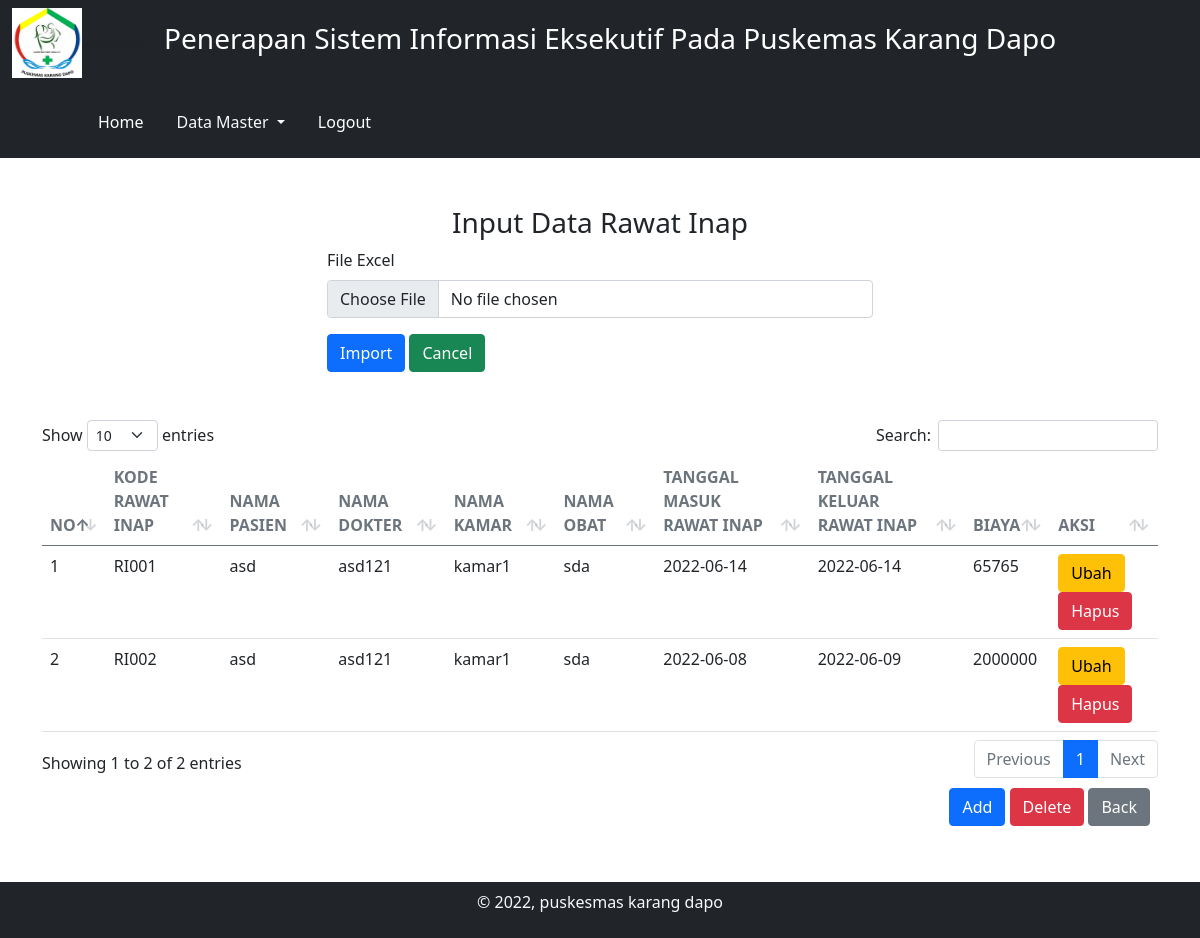
Page /admin/hal.php?p=rawat_inap_data (signed in) on the committed database.
### tables this page shows
CREATE TABLE IF NOT EXISTS `rawat_inap` (
  `kode_rawat_inap` varchar(5) NOT NULL,
  `kode_pasien` varchar(5) NOT NULL,
  `kode_dokter` varchar(5) NOT NULL,
  `kode_kamar` varchar(5) NOT NULL,
  `kode_obat` varchar(5) NOT NULL,
  `tgl_masuk_rawat` date NOT NULL,
  `tgl_keluar_rawat` date NOT NULL,
  `biaya_rawat` int(11) NOT NULL
);

CREATE TABLE IF NOT EXISTS `pasien` (
  `kode_pasien` varchar(5) NOT NULL,
  `nama_pasien` varchar(25) NOT NULL,
  `umur` varchar(3) NOT NULL,
  `alamat_pasien` text NOT NULL,
  `pekerjaan` varchar(15) NOT NULL,
  `keluhan` text NOT NULL
);

CREATE TABLE IF NOT EXISTS `dokter` (
  `kode_dokter` varchar(5) NOT NULL,
  `nama_dokter` varchar(30) NOT NULL,
  `kode_pasien` varchar(5) NOT NULL,
  `hasil_diaknosa` text NOT NULL
);

CREATE TABLE IF NOT EXISTS `kamar` (
  `kode_kamar` varchar(5) NOT NULL,
  `nama_kamar` varchar(6) NOT NULL,
  `jenis_kamar` varchar(6) NOT NULL
);

CREATE TABLE IF NOT EXISTS `obat` (
  `kode_obat` varchar(5) NOT NULL,
  `nama_obat` varchar(25) NOT NULL,
  `jenis_obat` varchar(10) NOT NULL,
  `jumlah` varchar(3) NOT NULL,
  `tgl_masuk_obat` date NOT NULL,
  `tgl_keluar_obat` date NOT NULL,
  `kd_dokter` varchar(5) NOT NULL
);

### admin/mod_rawat_inap/rawat_inap_data.php (the view, shortened to what this page needs)
<h3 class="text-center">Input Data Rawat Inap</h3>
<div class="row">
    <div class="col-md-3"></div>
    <div class="col-md-6">
        <form action="?p=rawat_inap_import" enctype="multipart/form-data" method="POST">
            <div class="mb-3">
                <label for="formFile" class="form-label">File Excel</label>
                <input class="form-control" type="file" id="formFile" name="import_data" required>
            </div>
            <button type="submit" name="import" class="btn btn-primary">Import</button>
            <button type="reset" name="reset" class="btn btn-success">Cancel</button>
        </form>
    </div>
</div>
<br>
<br>
<table class="table align-items-center mb-0 display" id="table_id">
    <thead>
        <tr>
            <th class="text-center text-uppercase text-secondary text-xxs font-weight-bolder opacity-7">No</th>
            <th class="text-uppercase text-secondary text-xxs font-weight-bolder opacity-7">kode rawat inap</th>
            <th class="text-uppercase text-secondary text-xxs font-weight-bolder opacity-7">nama pasien</th>
            <th class="text-uppercase text-secondary text-xxs font-weight-bolder opacity-7">nama dokter</th>
            <th class="text-uppercase text-secondary text-xxs font-weight-bolder opacity-7">nama kamar</th>
            <th class="text-uppercase text-secondary text-xxs font-weight-bolder opacity-7">nama obat</th>
            <th class="text-uppercase text-secondary text-xxs font-weight-bolder opacity-7">tanggal masuk rawat inap</th>
            <th class="text-uppercase text-secondary text-xxs font-weight-bolder opacity-7">tanggal keluar rawat inap</th>
            <th class="text-uppercase text-secondary text-xxs font-weight-bolder opacity-7">biaya</th>
            <th class="text-uppercase text-secondary text-xxs font-weight-bolder opacity-7">Aksi</th>
        </tr>
    </thead>
    <tbody>
        <?php
        $no = 1;
        $query = mysqli_query($conn, "SELECT * FROM rawat_inap");
        while ($data = mysqli_fetch_assoc($query)) {
        ?><tr>
                <td>
                    <?= $no++ ?>
                </td>
                <td>
                    <?= $data['kode_rawat_inap'] ?>
                </td>
                <td>
                    <?php
                    $kode_1 = $data['kode_pasien'];
                    $query_1 = mysqli_query($conn, "SELECT * FROM pasien WHERE kode_pasien='$kode_1'");
                    $data_1 = mysqli_fetch_assoc($query_1);
                    ?>
                    <?php if ($data_1 != '') {
                        echo $data_1['nama_pasien'];
                    } else {
                        echo '---';
                    }
                    ?>
                </td>
                <td>
                    <?php
                    $kode_1 = $data['kode_dokter'];
                    $query_1 = mysqli_query($conn, "SELECT * FROM dokter WHERE kode_dokter='$kode_1'");
                    $data_1 = mysqli_fetch_assoc($query_1);
                    ?>
                    <?php if ($data_1 != '') {
                        echo $data_1['nama_dokter'];
                    } else {
                        echo '---';
                    }
                    ?>
                </td>
                <td>
                    <?php
                    $kode_1 = $data['kode_kamar'];
                    $query_1 = mysqli_query($conn, "SELECT * FROM kamar WHERE kode_kamar='$kode_1'");
                    $data_1 = mysqli_fetch_assoc($query_1);
                    ?>
                    <?php if ($data_1 != '') {
                        echo $data_1['nama_kamar'];
                    } else {
                        echo '---';
                    }
                    ?>
                </td>
                <td>
                    <?php
                    $kode_1 = $data['kode_obat'];
                    $query_1 = mysqli_query($conn, "SELECT * FROM obat WHERE kode_obat='$kode_1'");
                    $data_1 = mysqli_fetch_assoc($query_1);
                    ?>
                    <?php if ($data_1 != '') {
                        echo $data_1['nama_obat'];
                    } else {
                        echo '---';
                    }
                    ?>
                </td>
                <td>
                    <?= $data['tgl_masuk_rawat'] ?>
                </td>
                <td>
                    <?= $data['tgl_keluar_rawat'] ?>
                </td>
                <td>
                    <?= $data['biaya_rawat'] ?>
                </td>
                <td>
                    <a href="?p=rawat_inap_edit&id=<?= $data['kode_rawat_inap'] ?>" class="btn btn-warning">Ubah</a>
                    <a href="?p=rawat_inap_proses&id=<?= $data['kode_rawat_inap'] ?>" onclick="return confirm('anda yakin ingin menghapus data?')" class="btn btn-danger">Hapus</a>
                </td>
            </tr>
        <?php }; ?>
    </tbody>
</table>
<div class="d-flex bd-highlight mb-3">
    <div class="ms-auto p-2 bd-highlight">
        <a href="?p=rawat_inap_tambah" class="btn btn-primary">Add</a>
        <a href="?p=rawat_inap_data&clear" onclick="return confirm('anda yakin ingin menghapus semua data?')" name="clear" class="btn btn-danger">Delete</a>
        <button onclick="history.back()" class="btn btn-secondary">Back</button>
    </div>
</div>

### rows in the picture
rawat_inap: kode_rawat_inap "RI001", kode_pasien.nama_pasien "asd", kode_dokter.nama_dokter "asd121", kode_kamar.nama_kamar "kamar1", kode_obat.nama_obat "sda", tgl_masuk_rawat "2022-06-14", tgl_keluar_rawat "2022-06-14", biaya_rawat "65765"
rawat_inap: kode_rawat_inap "RI002", kode_pasien.nama_pasien "asd", kode_dokter.nama_dokter "asd121", kode_kamar.nama_kamar "kamar1", kode_obat.nama_obat "sda", tgl_masuk_rawat "2022-06-08", tgl_keluar_rawat "2022-06-09", biaya_rawat "2000000"
